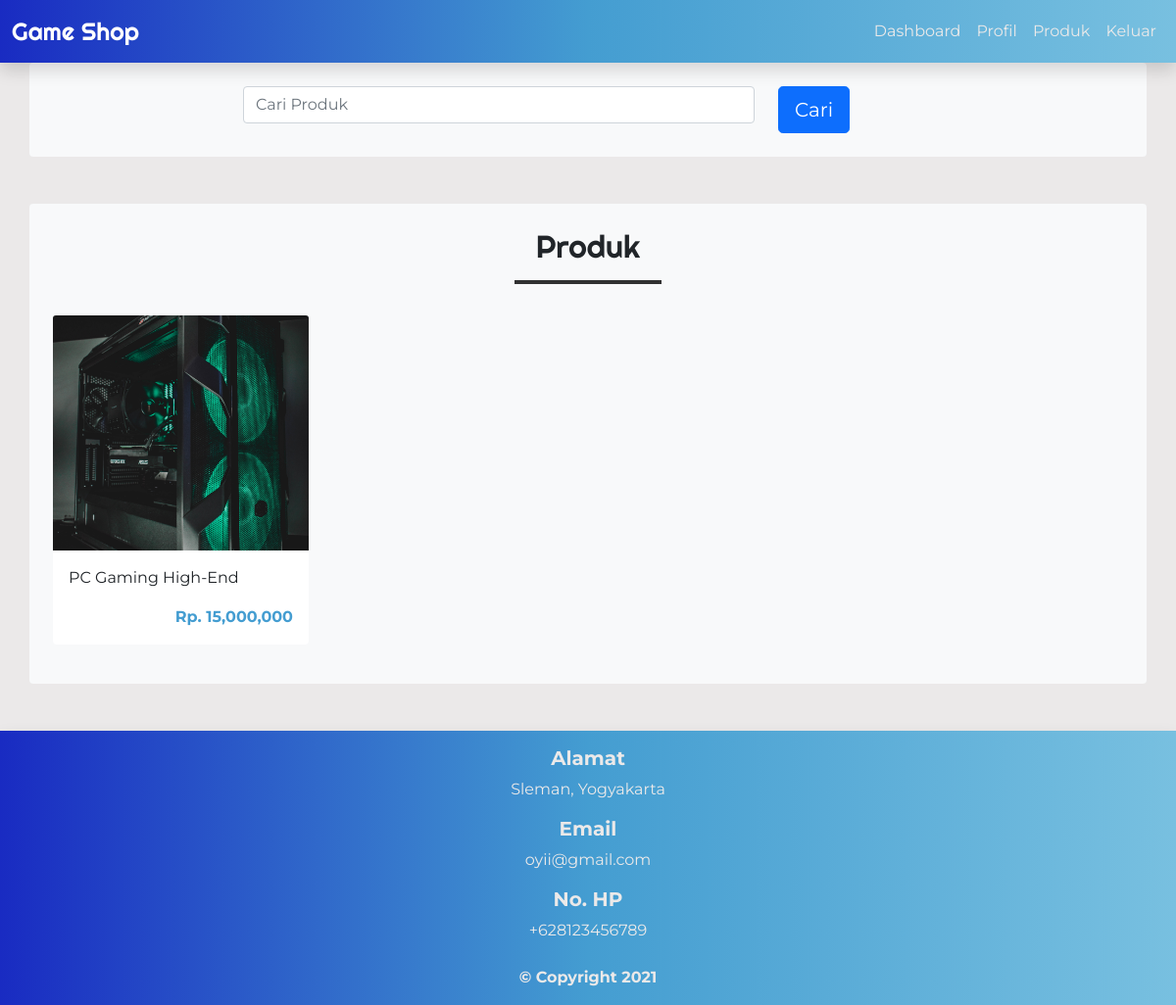
The page /product_user.php?kat=6 (signed in) on the database its author committed.
### tables this page shows
CREATE TABLE `tb_product` (
  `product_id` int(11) NOT NULL,
  `category_id` int(11) NOT NULL,
  `product_name` varchar(100) NOT NULL,
  `product_price` int(11) NOT NULL,
  `product_description` text NOT NULL,
  `product_image` varchar(100) NOT NULL,
  `product_status` tinyint(1) NOT NULL,
  `date_created` timestamp NOT NULL DEFAULT current_timestamp()
);

### product_user.php (the view, shortened to what this page needs)
<?php
  include 'db.php';
  $kontak = mysqli_query($conn, "SELECT admin_address, admin_email, admin_telp FROM tb_admin WHERE admin_id = 1");
  $a = mysqli_fetch_object($kontak);
?>
<!doctype html>
<html lang="en">
  <head>
    <link href="https://cdn.jsdelivr.net/npm/bootstrap@5.0.2/dist/css/bootstrap.min.css" rel="stylesheet">
    <link rel="stylesheet" href="style.css">
  </head>
  <body>
    <section class="section-navbar">
        <nav class="navbar navbar-expand-lg shadow">
            <div class="container-fluid">
              <a class="navbar-brand" href="index.php">Game Shop</a>
              <div class="collapse navbar-collapse" id="navbarNav">
                <ul class="navbar-nav ms-auto">
                  <li class="nav-item">
                    <a class="nav-link" href="index.php">Dashboard</a>
                  </li>
                  <li class="nav-item">
                    <a class="nav-link"  href="profil_user.php">Profil</a>
                  </li>
                  <li class="nav-item">
                    <a class="nav-link active" aria-current="page" href="product_user.php">Produk</a>
                  </li>
                  <li class="nav-item">
                    <a class="nav-link" href="logout_user.php">Keluar</a>
                  </li>
                </ul>
              </div>
            </div>
          </nav>
    </section>
    <section class="section-cari-produk container-fluid">
        <div class="container p-4 bg-light rounded">
            <div class="container">
              <form action="product_user.php">
                <div class="row justify-content-center">
                  <div class="col-6">
                    <input type="text" class="form-control" name="search" id="search" placeholder="Cari Produk" value="<?php echo $_GET['search'] ?>">
                  </div>
                  <div class="col-2">
                    <button type="submit" class="btn btn-primary btn-lg" name="cari">Cari</button>
                  </div>
                </div>
              </form>
            </div>
        </div>
    </section>
    <section class="section-produk container-fluid">
        <div class="container mt-5 mb-5 p-4 bg-light rounded">
            <div class="row">
                <div class="col text-center">
                    <h2>Produk</h2>
                    <hr class="mx-auto">
                </div>
            </div>
            <div class="row row-cols-2 row-cols-lg-4 g-2 g-lg-3 py-3">
              <?php
                if($_GET['search'] != '' || $_GET['kat'] != ''){
                    $where = "AND product_name LIKE '%".$_GET['search']."%' AND category_id LIKE '%".$_GET['kat']."%' ";
                }
                $produk = mysqli_query($conn, "SELECT * FROM tb_product WHERE product_status = 1 $where ORDER BY product_id DESC");
                if(mysqli_num_rows($produk) > 0){
                  while($p = mysqli_fetch_array($produk)){
              ?>
                <div class="col">
                  <a href="detail_product_user.php?id=<?php echo $p['product_id'] ?>" class="link-dark text-decoration-none">
                    <div class="card border-0 rounded">
                      <img src="product/<?php echo $p['product_image'] ?>" class="card-img-top w-100" alt="">
                      <div class="card-body">
                        <p class="card-text"><?php echo substr($p['product_name'], 0, 30) ?></p>
                        <p class="card-text fw-bold text-end harga">Rp. <?php echo number_format($p['product_price']) ?></p>
                      </div>
                    </div>
                  </a>
                </div>
              <?php }}else{ ?>
                <p>Kategori tidak ada</p>
              <?php } ?>
            </div>
        </div>
    </section>
    <footer class="shadow">
        <div class="container mt-5">
            <div class="row">
                <div class="col-sm-12 pt-3 text-center">
                    <h5 class="fw-bold">Alamat</h5>
                    <p><?php echo $a->admin_address ?></p>
                    <h5 class="fw-bold">Email</h5>
                    <p><?php echo $a->admin_email ?></p>
                    <h5 class="fw-bold">No. HP</h5>
                    <p><?php echo $a->admin_telp ?></p>
                    <p class="pt-2 fw-bold">&copy; Copyright 2021</p>
                </div>
            </div>
        </div>
    </footer>
  </body>
</html>

### style.css (style rules this page uses)
html { scroll-behavior: smooth; }
body { background-color: #EBE9E9; font-family: 'Montserrat', sans-serif; }
.section-navbar, footer { background-image: linear-gradient(to right, #192BC2, #449DD1, #78C0E0); }
.navbar-brand { color: white; font-size: 25px; font-family: Righteous; }
.section-produk hr { width: 150px; border-top: 4px solid #313131; opacity: 1; }
.navbar li a, footer { font-family: 'Montserrat', sans-serif; color: #EBE9E9; }
.section-title h1, .section-title h5, h2 { font-family: Righteous; }
.section-produk .card-img-top { height: 20vw; object-fit: cover; }
.section-produk .harga, .section-detail-produk h4 { color: #449DD1; }
.section-produk .card { transition: 0.3s; }

### rows shown on the page
tb_product: product_image (picture), product_name "PC Gaming High-End", product_price "15,000,000"

### other values the page prints
$a->admin_address "Sleman, Yogyakarta"
$a->admin_email "oyii@gmail.com"
$a->admin_telp "+628123456789"
